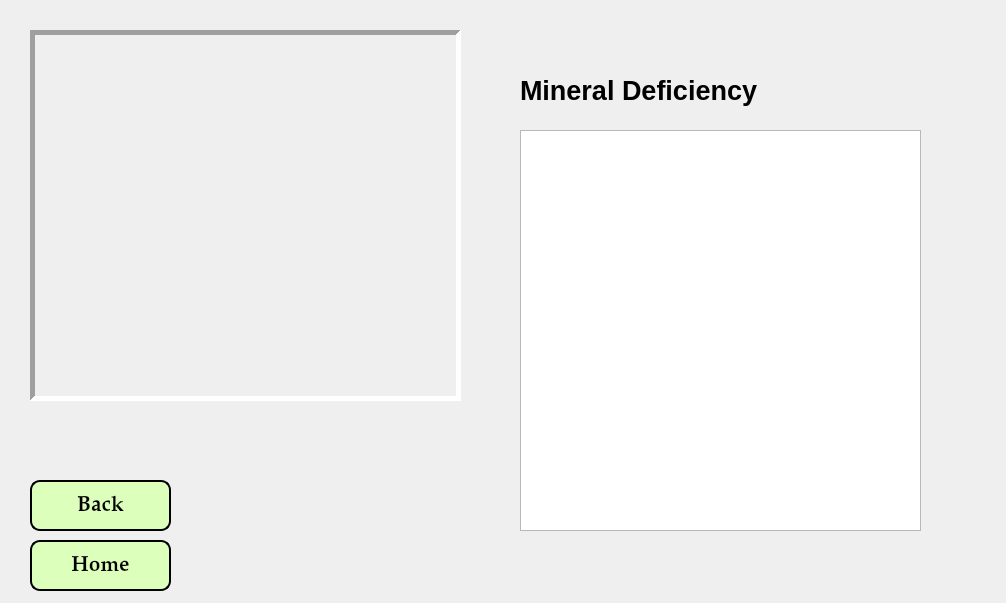
<?xml version="1.0" encoding="UTF-8"?>
<ui version="4.0">
 <class>widget</class>
 <widget class="QWidget" name="widget">
  <property name="geometry">
   <rect>
    <x>0</x>
    <y>0</y>
    <width>1006</width>
    <height>603</height>
   </rect>
  </property>
  <property name="windowTitle">
   <string>Form</string>
  </property>
  <widget class="QPushButton" name="Back">
   <property name="geometry">
    <rect>
     <x>30</x>
     <y>480</y>
     <width>141</width>
     <height>51</height>
    </rect>
   </property>
   <property name="font">
    <font>
     <family>Palatino Linotype</family>
     <pointsize>16</pointsize>
     <weight>75</weight>
     <bold>true</bold>
    </font>
   </property>
   <property name="styleSheet">
    <string notr="true">QPushButton#Back{
background-color:#ddffbc;
color : black;
border-style:outset;
border-width:2px;
border-color:black;
border-radius:10px;
padding :10px
}
</string>
   </property>
   <property name="text">
    <string>Back</string>
   </property>
  </widget>
  <widget class="QPushButton" name="Home">
   <property name="geometry">
    <rect>
     <x>30</x>
     <y>540</y>
     <width>141</width>
     <height>51</height>
    </rect>
   </property>
   <property name="font">
    <font>
     <family>Palatino Linotype</family>
     <pointsize>16</pointsize>
     <weight>75</weight>
     <bold>true</bold>
    </font>
   </property>
   <property name="styleSheet">
    <string notr="true">QPushButton#Home{
background-color:#ddffbc;
color : black;
border-style:outset;
border-width:2px;
border-color:black;
border-radius:10px;
padding :10px
}
</string>
   </property>
   <property name="text">
    <string>Home</string>
   </property>
  </widget>
  <widget class="QLabel" name="image">
   <property name="geometry">
    <rect>
     <x>30</x>
     <y>30</y>
     <width>431</width>
     <height>371</height>
    </rect>
   </property>
   <property name="frameShape">
    <enum>QFrame::Panel</enum>
   </property>
   <property name="frameShadow">
    <enum>QFrame::Sunken</enum>
   </property>
   <property name="lineWidth">
    <number>5</number>
   </property>
   <property name="text">
    <string/>
   </property>
  </widget>
  <widget class="QTextBrowser" name="result">
   <property name="geometry">
    <rect>
     <x>520</x>
     <y>130</y>
     <width>401</width>
     <height>401</height>
    </rect>
   </property>
   <property name="font">
    <font>
     <pointsize>11</pointsize>
    </font>
   </property>
  </widget>
  <widget class="QLabel" name="label_2">
   <property name="geometry">
    <rect>
     <x>520</x>
     <y>70</y>
     <width>321</width>
     <height>41</height>
    </rect>
   </property>
   <property name="font">
    <font>
     <pointsize>20</pointsize>
     <weight>75</weight>
     <bold>true</bold>
    </font>
   </property>
   <property name="text">
    <string>Mineral Deficiency</string>
   </property>
  </widget>
  <widget class="QLabel" name="bg">
   <property name="geometry">
    <rect>
     <x>0</x>
     <y>0</y>
     <width>1011</width>
     <height>611</height>
    </rect>
   </property>
   <property name="text">
    <string/>
   </property>
  </widget>
  <zorder>bg</zorder>
  <zorder>Back</zorder>
  <zorder>Home</zorder>
  <zorder>image</zorder>
  <zorder>result</zorder>
  <zorder>label_2</zorder>
 </widget>
 <resources/>
 <connections/>
</ui>
